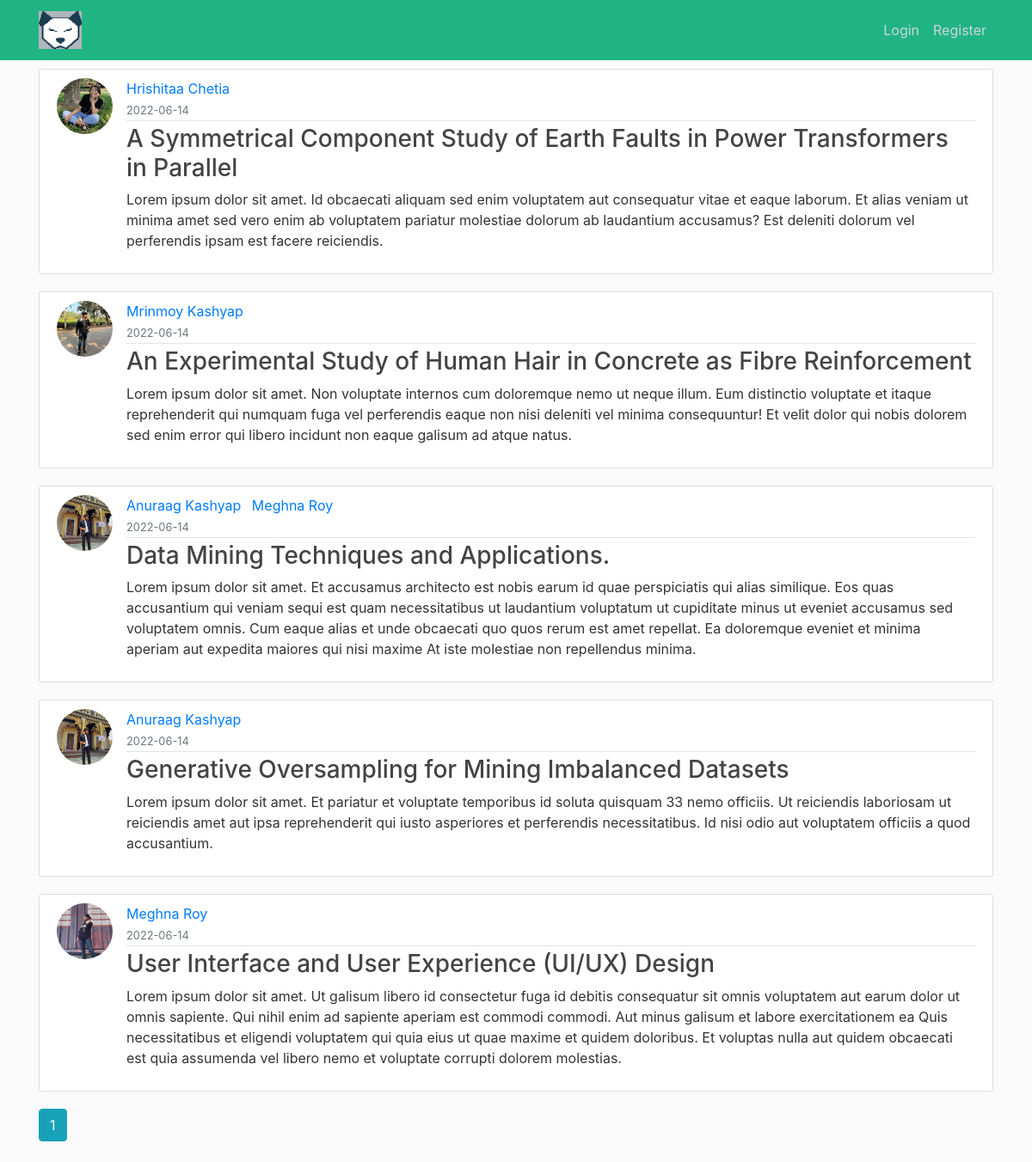
The page /home on the database its author committed.
### flaskblog/models.py (models this page shows, shortened)
class Post(db.Model):
    id = db.Column(db.Text, primary_key=True)
    title = db.Column(db.String(100), nullable=False)
    date_posted = db.Column(db.DateTime, nullable=False, default=datetime.utcnow)
    content = db.Column(db.Text, nullable=False)
    hash = db.Column(db.Text, nullable=False)
    doi = db.Column(db.String(20), nullable= True)
    journal = db.Column(db.String(100), nullable= True)
    issue = db.Column(db.String(20), nullable= True)
    volume = db.Column(db.String(20), nullable= True)
    page = db.Column(db.String(20), nullable= True)
    user_id = db.Column(db.Integer, db.ForeignKey('user.id'), nullable=False)
    user2_id = db.Column(db.Integer)
    user2 = db.Column(db.Text)

class User(db.Model, UserMixin):
    id = db.Column(db.Integer, primary_key=True)
    username = db.Column(db.String(20), unique=True, nullable=False)
    email = db.Column(db.String(120), unique=True, nullable=False)
    department = db.Column(db.String(120))
    researcher = db.Column(db.String(120))
    image_file = db.Column(db.String(20), nullable=False, default='default.jpg')
    password = db.Column(db.String(60), nullable=False)
    posts = db.relationship('Post', backref='author', lazy=True)

### flaskblog/routes.py (the view)
@app.route("/")
@app.route("/home")
def home():
    page = request.args.get('page', 1, type=int)
    posts = Post.query.order_by(Post.date_posted.desc()).paginate(page=page, per_page=5)
    return render_template('home.html', posts=posts)

### flaskblog/templates/home.html
{% extends "layout.html" %}
{% block content %}
    {% for post in posts.items %}
        <article class="media content-section">
          <img class="rounded-circle article-img" src="{{ url_for('static', filename='profile_pics/' + post.author.image_file) }}">
          <div class="media-body">
            <div class="article-metadata">
              {% if post.user2_id%}
                <a class="mr-2" href="{{ url_for('user_posts', username=post.author.username) }}">{{ post.author.username }}</a>
                <a class="mr-2" href="{{ url_for('user_posts', username=post.user2) }}">{{ post.user2 }}</a>
              {% else %}
                <a class="mr-2" href="{{ url_for('user_posts', username=post.author.username) }}">{{ post.author.username }}</a>
              {% endif %}
              <br>
              <small class="text-muted">{{ post.date_posted.strftime('%Y-%m-%d') }}</small>
            </div>
            <h3><a class="article-title" href="{{ url_for('post', post_id=post.id) }}">{{ post.title }}</a></h3>
            <p class="article-content">{{ post.journal }}</p>
          </div>
        </article>
    {% endfor %}
    {% for page_num in posts.iter_pages(left_edge=1, right_edge=1, left_current=1, right_current=2) %}
      {% if page_num %}
        {% if posts.page == page_num %}
          <a class="btn btn-info mb-4" href="{{ url_for('home', page=page_num) }}">{{ page_num }}</a>
        {% else %}
          <a class="btn btn-outline-info mb-4" href="{{ url_for('home', page=page_num) }}">{{ page_num }}</a>
        {% endif %}
      {% else %}
        ...
      {% endif %}
    {% endfor %}
{% endblock content %}

### flaskblog/templates/layout.html (shortened to what this page needs)
<!DOCTYPE html>
<html>
<head>
    <link rel="stylesheet" href="https://maxcdn.bootstrapcdn.com/bootstrap/4.0.0/css/bootstrap.min.css">
    <link rel="stylesheet" type="text/css" href="{{ url_for('static', filename='main.css') }}">
</head>
<body>
    <header class="site-header">
      <nav class="navbar navbar-expand-md navbar-light fixed-top" style="background-color: #21b483;">
        <div class="container">
          <a class="navbar-brand" href="/"><img src="{{ url_for('static', filename='logo.png') }}" alt="Logo" style="width:50px;"></a>
          <div class="collapse navbar-collapse" id="navbarToggle">
            <div class="navbar-nav">
              {% if current_user.is_authenticated %}
                <a class="nav-item nav-link" href="{{ url_for('new_post') }}">New Research</a>
                <a class="nav-item nav-link" href="{{ url_for('account') }}">Account</a>
                <a class="nav-item nav-link" href="{{ url_for('logout') }}">Logout</a>
              {% else %}
                <a class="nav-item nav-link" href="{{ url_for('login') }}">Login</a>
                <a class="nav-item nav-link" href="{{ url_for('register') }}">Register</a>
              {% endif %}
            </div>
          </div>
        </div>
      </nav>
    </header>
    <main role="main" class="container">
      <div class="row">
        <div class="col-md-12">
          {% block content %}{% endblock %}
        </div>
      </div>
    </main>
</body>
</html>

### flaskblog/static/main.css (style rules this page uses)
body { background: #fafafa; color: #333333; margin-top: 5rem; }
h1, h2, h3, h4, h5, h6 { color: #444444; }
.site-header .navbar-nav .nav-link { color: #cbd5db; }
.content-section { background: #ffffff; padding: 10px 20px; border: 1px solid #dddddd; border-radius: 3px; margin-bottom: 20px; }
.article-title { color: #444444; }
.article-content { white-space: pre-line; }
.article-img { height: 65px; width: 65px; margin-right: 16px; }
.article-metadata { padding-bottom: 1px; margin-bottom: 4px; border-bottom: 1px solid #e3e3e3 }

### rows shown on the page
Post: image_file (picture), author.username "Hrishitaa Chetia", date_posted "2022-06-14", title "A Symmetrical Component Study of Earth Faults in Power Transformers in Parallel", journal "Lorem ipsum dolor sit amet. Id obcaecati aliquam sed enim voluptatem aut consequatur vitae et eaque laborum. Et alias veniam ut minima amet sed vero enim ab voluptatem pariatur molestiae dolorum ab laudantium accusamus? Est deleniti dolorum vel perferendis ipsam est facere reiciendis."
Post: image_file (picture), author.username "Mrinmoy Kashyap", date_posted "2022-06-14", title "An Experimental Study of Human Hair in Concrete as Fibre Reinforcement", journal "Lorem ipsum dolor sit amet. Non voluptate internos cum doloremque nemo ut neque illum. Eum distinctio voluptate et itaque reprehenderit qui numquam fuga vel perferendis eaque non nisi deleniti vel minima consequuntur! Et velit dolor qui nobis dolorem sed enim error qui libero incidunt non eaque galisum ad atque natus."
Post: image_file (picture), author.username "Anuraag Kashyap", user2 "Meghna Roy", date_posted "2022-06-14", title "Data Mining Techniques and Applications.", journal "Lorem ipsum dolor sit amet. Et accusamus architecto est nobis earum id quae perspiciatis qui alias similique. Eos quas accusantium qui veniam sequi est quam necessitatibus ut laudantium voluptatum ut cupiditate minus ut eveniet accusamus sed voluptatem omnis. Cum eaque alias et unde obcaecati quo quos rerum est amet repellat. Ea doloremque eveniet et minima aperiam aut expedita maiores qui nisi maxime At iste molestiae non repellendus minima."
Post: image_file (picture), author.username "Anuraag Kashyap", date_posted "2022-06-14", title "Generative Oversampling for Mining Imbalanced Datasets", journal "Lorem ipsum dolor sit amet. Et pariatur et voluptate temporibus id soluta quisquam 33 nemo officiis. Ut reiciendis laboriosam ut reiciendis amet aut ipsa reprehenderit qui iusto asperiores et perferendis necessitatibus. Id nisi odio aut voluptatem officiis a quod accusantium."
Post: image_file (picture), author.username "Meghna Roy", date_posted "2022-06-14", title "User Interface and User Experience (UI/UX) Design", journal "Lorem ipsum dolor sit amet. Ut galisum libero id consectetur fuga id debitis consequatur sit omnis voluptatem aut earum dolor ut omnis sapiente. Qui nihil enim ad sapiente aperiam est commodi commodi. Aut minus galisum et labore exercitationem ea Quis necessitatibus et eligendi voluptatem qui quia eius ut quae maxime et quidem doloribus. Et voluptas nulla aut quidem obcaecati est quia assumenda vel libero nemo et voluptate corrupti dolorem molestias."

### other values the page prints
{{ page_num }} "1"
